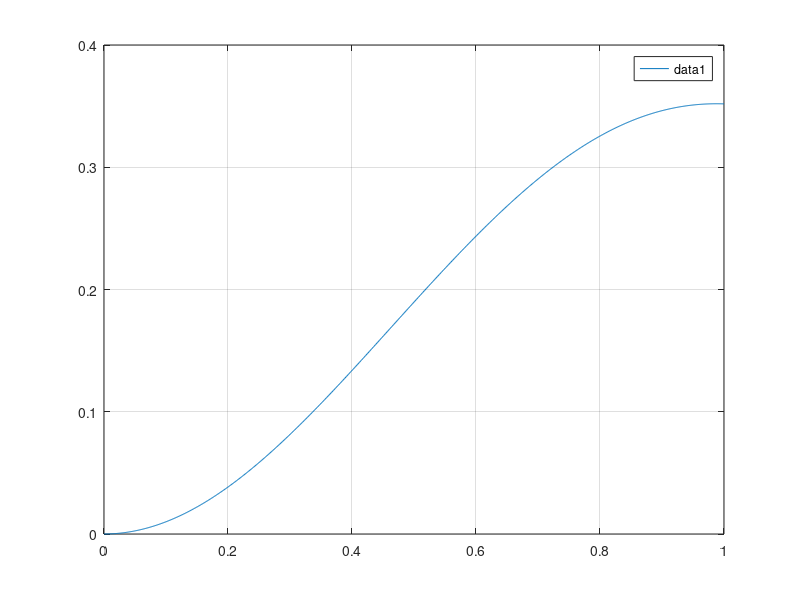

Here is the MATLAB script that generated this plot:
%%
% Copyright &copy; 2020, Nicola Zimmermann, Munich \n
% All rights reserved. \n
% 
% This file is part of EVAA.
% 
% EVAA is free software: you can redistribute it and/or modify \n
% it under the terms of the GNU General Public  License as published by \n
% the Free Software Foundation, either version 3 of the License, or \n
% (at your option) any later version. \n
% 
% EVAA is distributed in the hope that it will be useful, \n
% but WITHOUT ANY WARRANTY; without even the implied warranty of \n
% MERCHANTABILITY or FITNESS FOR A PARTICULAR PURPOSE.  See the \n
% GNU General Public License for more details. \n
% 
% You should have received a copy of the GNU General Public License \n
% along with EVAA.  If not, see <a
% href="http://www.gnu.org/licenses/">http://www.gnu.org/licenses/</a>.
% 
% Additional permission under GNU GPL version 3 section 7
% 
% If you modify this Program, or any covered work, by linking or combining it
% with Intel Math Kernel Libraries(MKL) (or a modified version of that
% library), containing parts covered by the terms of the license of the MKL,
% the licensors of this Program grant you additional permission to convey the
% resulting work.
% 
% DESCRIPTION
% This file is used to compute displacements/ rotations
% of the 11-Dof 2-track-model
% with a backward Euler time integration scheme 
% for linear spring stiffness
% compared to BEoneFile01:
%  - different parameter values (stiffness, mass, dimension)

%%
clc;
clear all;
close all;
format long e;
% Dynamic Backward Euler problem 
%%%%%%%%%%%%%%%%%%%%%%%%%%%%%%%%%%%%%%%%%%%%%%%%
k_body_fl=sqrt(2);
k_tyre_fl=sqrt(40);
k_body_fr=sqrt(3);
k_tyre_fr=sqrt(50);
k_body_rl=sqrt(5);
k_tyre_rl=sqrt(60);
k_body_rr=sqrt(7);
k_tyre_rr=sqrt(80);
l_long_fl=sqrt(6);
l_long_fr=sqrt(10);
l_long_rl=sqrt(7);
l_long_rr=sqrt(11);
l_lat_fl=sqrt(3);
l_lat_fr=sqrt(13);
l_lat_rl=sqrt(5);
l_lat_rr=sqrt(11);
mass_Body=sqrt(3e-1);
I_body_xx=sqrt(5e-1);
I_body_yy=sqrt(6e-1);
mass_wheel_fl=sqrt(5e-1);
mass_tyre_fl=sqrt(7e-1);
mass_wheel_fr=sqrt(9e-1);
mass_tyre_fr=sqrt(11e-1);
mass_wheel_rl=sqrt(13e-1);
mass_tyre_rl=sqrt(15e-1);
mass_wheel_rr=sqrt(17e-1);
mass_tyre_rr=sqrt(23e-1);
%%%%%%%%%%%%%%%%%%%%%%%%%%%%%%%%%%%%%%%%%%%%%%%%
tend=1;
u_init=0;
du_init=0;
%%%%%%%%%%%%%%%%%%%%%%%%%%%%%%%%%%%%%%%%%%%%%%%%
% System Mono
M=diag([mass_Body, I_body_xx, I_body_yy, mass_wheel_fl, mass_tyre_fl, mass_wheel_fr, mass_tyre_fr, mass_wheel_rl, mass_tyre_rl, mass_wheel_rr, mass_tyre_rr]);
K=[k_body_fl+k_body_fr+k_body_rl+k_body_rr, k_body_fl*l_lat_fl-k_body_fr*l_lat_fr+k_body_rl*l_lat_rl-k_body_rr*l_lat_rr, -k_body_fl*l_long_fl-k_body_fr*l_long_fr+k_body_rl*l_long_rl+k_body_rr*l_long_rr,  -k_body_fl, 0, -k_body_fr, 0, -k_body_rl, 0, -k_body_rr, 0;
   0  l_lat_fl*l_lat_fl*k_body_fl+l_lat_fr*l_lat_fr*k_body_fr+l_lat_rl*l_lat_rl*k_body_rl+l_lat_rr*l_lat_rr*k_body_rr, -l_long_fl*l_lat_fl*k_body_fl+l_lat_fr*l_long_fr*k_body_fr+l_long_rl*l_lat_rl*k_body_rl-l_long_rr*l_lat_rr*k_body_rr, -l_lat_fl*k_body_fl, 0, l_lat_fr*k_body_fr, 0, -l_lat_rl*k_body_rl, 0, l_lat_rr*k_body_rr, 0;
   0 0 l_long_fl*l_long_fl*k_body_fl+l_long_fr*l_long_fr*k_body_fr+l_long_rl*l_long_rl*k_body_rl+l_long_rr*l_long_rr*k_body_rr, l_long_fl*k_body_fl, 0 l_long_fr*k_body_fr 0 -l_long_rl*k_body_rl 0 -l_long_rr*k_body_rr 0; 
   0 0 0 k_body_fl+k_tyre_fl -k_tyre_fl 0 0 0 0 0 0;
   0 0 0 0 k_tyre_fl 0 0 0 0 0 0;
   0 0 0 0 0 k_body_fr+k_tyre_fr -k_tyre_fr 0 0 0 0;
   0 0 0 0 0 0 k_tyre_fr 0 0 0 0;
   0 0 0 0 0 0 0 k_body_rl+k_tyre_rl -k_tyre_rl 0 0;
   0 0 0 0 0 0 0 0 k_tyre_rl 0 0;
   0 0 0 0 0 0 0 0 0 k_body_rr+k_tyre_rr -k_tyre_rr;
   0 0 0 0 0 0 0 0 0 0 k_tyre_rr];
K=K+K'-diag(diag(K));
D = K *0;
%%%%%%%%%%%%%%%%%%%%%%%%%%%%%%%%%%%%%%%%%%%%%%%%
% Allocate memory
t=zeros(1000+1,1);
u_sol=zeros(1000+1,11);
u_n_p_1=zeros(11,1);
%%%%%%%%%%%%%%%%%%%%%%%%%%%%%%%%%%%%%%%%%%%%%%%%
h=1/(1000);
%%%%%%%%%%%%%%%%%%%%%%%%%%%%%%%%%%%%%%%%%%%%%%%%
u_n=[u_init; zeros(10,1)];
u_n_m_1=[u_init; zeros(10,1)]-h*[du_init; zeros(10,1)];
A=((1/(h*h))*M+(1/h)*D+K);
B=((2/(h*h))*M+(1/h)*D);
f_n_p_1=[1.1; zeros(10,1)];
%%%%%%%%%%%%%%%%%%%%%%%%%%%%%%%%%%%%%%%%%%%%%%%%
% Time loop
j=2;
tic
for i = h:h:tend
    u_n_p_1=A\(B*u_n-((1/(h*h))*M)*u_n_m_1+f_n_p_1);
   % Get solution
    t(j)=i;   
    u_sol(j,:)=u_n_p_1;   
    u_n_m_1=u_n;
    u_n    =u_n_p_1;
    j=j+1;
end
toc
%%%%%%%%%%%%%%%%%%%%%%%%%%%%%%%%%%%%%%%%%%%%%%%%
% Some plots
figure();
plot(t,u_sol(:,1)); grid on;
legend;

%disp(u_sol(501,1))
disp(u_sol(1001,1:3))

